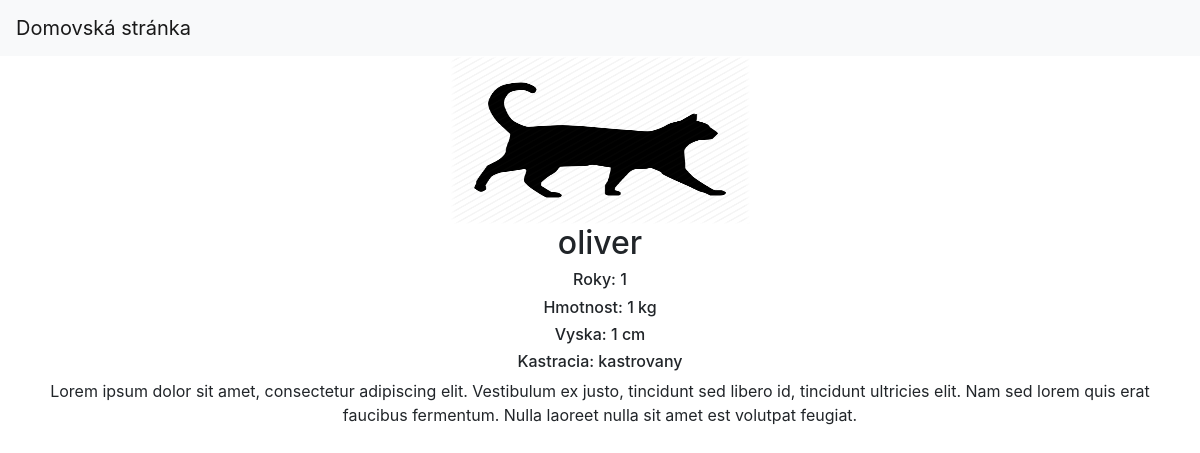
The app's page /macka/2 with its own data.
### macky/models.py (models this page shows, shortened)
class macka(models.Model):
    typ_rasy = models.ForeignKey(rasa, on_delete=models.CASCADE)
    meno = models.CharField(max_length=50)
    rok = models.IntegerField(default=0)
    hmotnost = models.IntegerField()
    vyska = models.IntegerField()
    kastracie = models.CharField(max_length=50)
    popis = models.TextField()
    image = models.ImageField(upload_to='images/', null=True, blank=True)

### macky/views.py (the view)
# urls.py: path('macka/<int:id>', Detail_Cats_View.as_view(), name='detail'),
class Detail_Cats_View(DetailView):
    model = macka
    template_name = 'macky/detail.html'
    context_object_name = 'cats'
    def get_object(self):
        id_ = self.kwargs.get("id")
        return get_object_or_404(macka, id=id_)

### macky/templates/macky/detail.html
{% extends 'macky/base.html' %}
{% load static %}
{% block content %}
<div class="container">
    <div class="row text-center perszske-container">
        <div class="col-lg-12">
            {% if cats.image %}
                <img src="{{cats.image.url}}" width="300" height="168">
            {% else %}
                <img src="{% static 'macky/pictures/icon_cat.png' %}" width="300" height="168">
            {% endif %}
            <h2>{{cats.meno}} </h2>
            <h6>Roky: {{cats.rok}}</h6>
            <h6>Hmotnost: {{cats.hmotnost}} kg</h6>
            <h6>Vyska: {{cats.vyska}} cm</h6>
            <h6>Kastracia: {{cats.kastracie}}</h6>
            <p>{{cats.popis}}</p>
        </div>
    </div>
</div>
{% endblock %}

### records on screen
macka: meno "oliver", rok "1", hmotnost "1", vyska "1", kastracie "kastrovany", popis "Lorem ipsum dolor sit amet, consectetur adipiscing elit. Vestibulum ex justo, tincidunt sed libero id, tincidunt ultricies elit. Nam sed lorem quis erat faucibus fermentum. Nulla laoreet nulla sit amet est volutpat feugiat."
